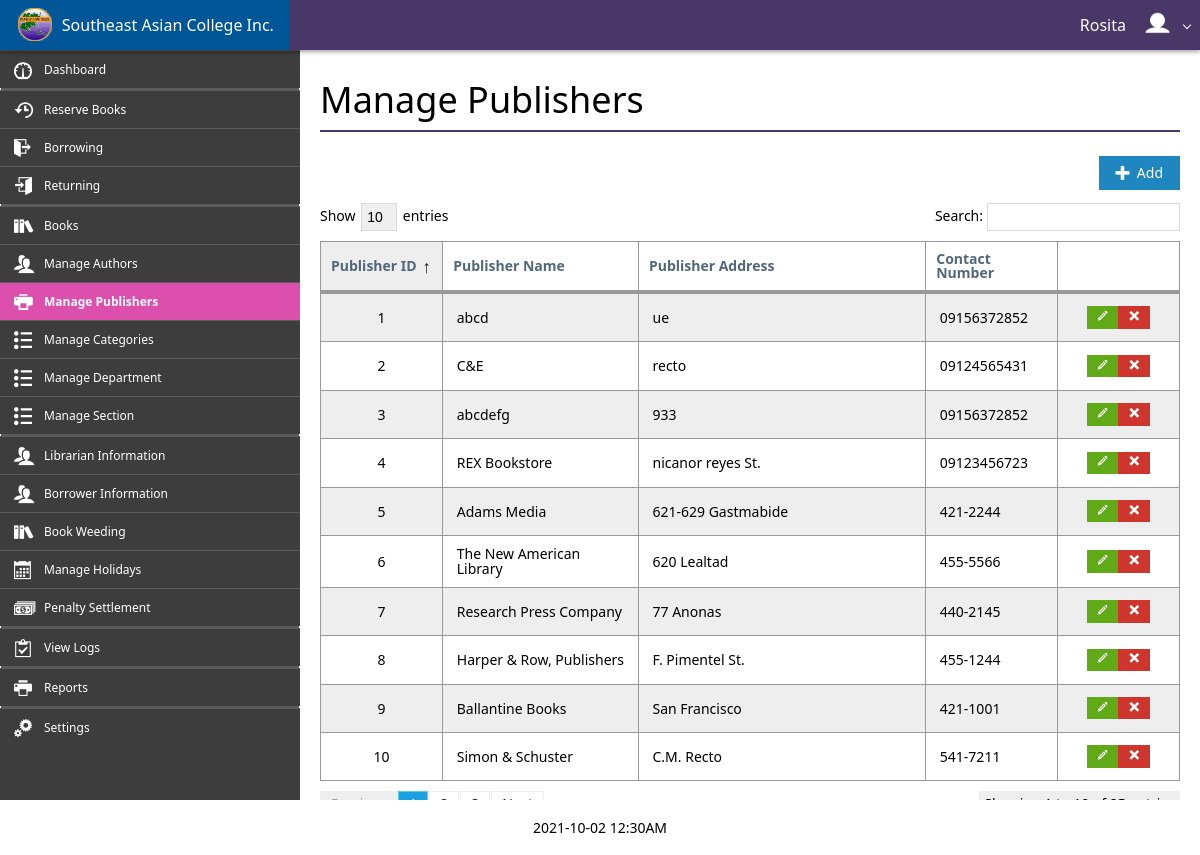
The app's page /control_panel/manage_publishers.php (signed in) with its own data.
### tables this page shows
CREATE TABLE `publishers` (
  `Publisher_ID` int(10) NOT NULL,
  `Publisher_Name` varchar(255) NOT NULL,
  `Publisher_Address` varchar(255) NOT NULL,
  `Contact_Number` varchar(255) NOT NULL
);

### control_panel/requests/connection.php (called while the page is built, shortened)
<?php
    class Connection {
        private $hostname = 'localhost';
        private $username = 'root';
        private $password = '';
        private $database = 'saci_db';
        private $connection, $query;
        function open() {
            return $this->connection = mysqli_connect($this->hostname, $this->username, $this->password, $this->database);
        }
        function query($sql) {
            return $this->query = mysqli_query($this->connection, $sql);
        }
        function fetch_assoc() {
            return mysqli_fetch_assoc($this->query);
        }
    }
?>

### control_panel/manage_publishers.php (the view, shortened to what this page needs)
<?php
    include_once('assets/system/header.php');
?>
<div class="app-bar fixed-top shadow" data-role="appbar" style="background-color:#493867;">
    <a class="app-bar-element branding" href="./"><img class="app-logo" src="assets/image/Southeast Asian College.png">&nbsp;&nbsp;Southeast Asian College Inc.</a>
    <?php
        if(isset($_SESSION['account_username'])) {
            $name = $_SESSION['account_first_name'] . ' ' . $_SESSION['account_last_name'];
            echo '<ul class="app-bar-menu place-right" style="background-color:#493867;">';
            echo '<li><a class="app-bar-element dropdown-toggle" style="background-color:#493867;">' . $name . '&nbsp;&nbsp;<img class="app-logo" src="./../user_images/' . $_SESSION['account_image'] . '"></a>';
            echo '</li>';
            echo '</ul>';
        } else {
            echo '<div class="place-right">';
            echo '<a class="app-bar-element" href="login.php"><span class="mif-switch"></span>&nbsp;&nbsp;Login</a>';
            echo '</div>';
        }
    ?>
</div>
<div id="main-block">
    <div class="flex-grid" style="height: 100%;">
        <div class="row" style="height: 100%;">
            <div id="cell-sidebar" class="cell bg-lightDark size-x300" style="overflow-y: scroll; height: 100%;">
                <ul class="sidebar2 dark">
                    <li><a href="./"><span class="mif-meter mif-ani-shuttle icon"></span><span class="title">Dashboard</span></a></li>
                    <li class="divider"></li><li class="divider"></li>
                    <li><a href="./reserved_materials.php"><span class="mif-history icon"></span><span class="title">Reserve Books</span></a></li>
                    <li><a href="./loan_materials.php"><span class="mif-exit icon"></span><span class="title">Borrowing</span></a></li>
                    <li><a href="./receive_materials.php"><span class="mif-enter icon"></span><span class="title">Returning</span></a></li>
                    <li class="divider"></li><li class="divider"></li>
                    <li><a href="./manage_materials.php"><span class="mif-books icon"></span><span class="title">Books</span></a></li>
                    <li><a href="./manage_authors.php"><span class="mif-users icon"></span><span class="title">Manage Authors</span></a></li>
                    <li class="active"><a href="./manage_publishers.php"><span class="mif-printer icon"></span><span class="title">Manage Publishers</span></a></li>
                    <li><a href="./manage_categories.php"><span class="mif-list2 icon"></span><span class="title">Manage Categories</span></a></li>
                    <li><a href="./manage_department.php"><span class="mif-list2 icon"></span><span class="title">Manage Department</span></a></li>
                    <li><a href="./manage_section.php"><span class="mif-list2 icon"></span><span class="title">Manage Section</span></a></li>
                    <li class="divider"></li><li class="divider"></li>
                    <li><a href="./manage_faculties.php"><span class="mif-users icon"></span><span class="title">Librarian Information</span></a></li>
                    <li><a href="./manage_students.php"><span class="mif-users icon"></span><span class="title">Borrower Information</span></a></li>
                    <li><a href="./manage_weeding.php"><span class="mif-books icon"></span><span class="title">Book Weeding</span></a></li>
                    <li><a href="./manage_holidays.php"><span class="mif-calendar icon"></span><span class="title">Manage Holidays</span></a></li>
                    <li><a href="./settled_penalties.php"><span class="mif-dollars icon"></span><span class="title">Penalty Settlement</span></a></li>
                    <li class="divider"></li><li class="divider"></li>
                    <li><a href="./view_logs.php"><span class="mif-clipboard icon"></span><span class="title">View Logs</span></a></li>
                    <li class="divider"></li><li class="divider"></li>
                    <li><a href="./generate_reports.php"><span class="mif-printer icon"></span><span class="title">Reports</span></a></li>
                    <li class="divider"></li><li class="divider"></li>
                    <li><a href="./settings.php"><span class="mif-cogs icon"></span><span class="title">Settings</span></a></li>
                </ul>
            </div>
            <div id="cell-content" class="cell auto-size padding20 pane-scroll">
                <h1 class="text-light">Manage Publishers</h1>
                <hr style="background-color:#493867;"><br>
                <div class="align-right">
                    <a class="button primary beautify beautify-mif" data-button="add-publisher-button" data-role="hint" data-hint="Add Publisher" data-hint-background="#dc4fad" data-hint-color="#ffffff" data-hint-mode="2" data-hint-position="top"><span class="mif mif-plus"></span>&nbsp;&nbsp;Add</a>
                </div>
                <table id="publishers-table" class="table striped border bordered">
                    <thead>
                        <tr>
                            <th width="15%">Publisher ID</th>
                            <th>Publisher Name</th>
                            <th>Publisher Address</th>
                            <th>Contact Number</th>
                            <th width="15%"></th>
                        </tr>
                    </thead>
                    <tbody>
                        <?php
                            require_once('requests/connection.php');
                            $connection = new Connection();
                            $connection->open();
                            $connection->query("SELECT * FROM publishers");
                            while($row = $connection->fetch_assoc()) {
                                echo '<tr>';
                                echo '<td class="align-center">' . $row['Publisher_ID'] . '</td>';
                                echo '<td>' . $row['Publisher_Name'] . '</td>';
                                echo '<td>' . $row['Publisher_Address'] .'</td>';
                                echo '<td>' . $row['Contact_Number'] . '</td>';
                                echo '<td class="align-center"><a class="button success mini-button beautify" data-button="edit-publisher-button" data-var-id="' . $row['Publisher_ID'] . '" data-role="hint" data-hint="Edit Publisher" data-hint-background="#dc4fad" data-hint-color="#ffffff" data-hint-mode="2" data-hint-position="top"><span class="mif mif-pencil"></span></a><a class="button danger mini-button beautify" data-button="delete-publisher-button" data-var-id="' . $row['Publisher_ID'] . '" data-role="hint" data-hint="Delete Publisher" data-hint-background="#dc4fad" data-hint-color="#ffffff" data-hint-mode="2" data-hint-position="top"><span class="mif mif-cross"></span></a></td>';
                                echo '</tr>';
                            }
                        ?>
                    </tbody>
                </table>
            </div>
        </div>
    </div>
</div>
<?php
    include_once('assets/system/footer.php');
?>

### control_panel/assets/css/stylesheet.css (style rules this page uses)
.app-logo { margin-top: -4px; height: 75%; }
.bg-lightDark { background-color: #3D3D3D; }
.pane-scroll { overflow-y: scroll; height: 100%; }
.sidebar2.dark { border: none; min-width: 100%; }
.sidebar2.dark li.active a { background-color: #dc4fad; }
.sidebar2 li a { padding: .50rem 1.75rem .50rem 2.25rem; }
.sidebar2 > li > a > .title { font-size: .75rem; margin-left: .5rem; }
a.button.beautify.beautify-mif .mif { margin-top: -.15rem !important; }
a.button.mini-button.beautify { padding: .2rem .625rem !important; }
#main-body { padding: 3.125rem 0 0; }
#main-block { min-height: 100%; height: 100%; }

### records on screen
publishers: Publisher_ID "1", Publisher_Name "abcd", Publisher_Address "ue", Contact_Number "09156372852"
publishers: Publisher_ID "2", Publisher_Name "C&E", Publisher_Address "recto", Contact_Number "09124565431"
publishers: Publisher_ID "3", Publisher_Name "abcdefg", Publisher_Address "933", Contact_Number "09156372852"
publishers: Publisher_ID "4", Publisher_Name "REX Bookstore", Publisher_Address "nicanor reyes St.", Contact_Number "09123456723"
publishers: Publisher_ID "5", Publisher_Name "Adams Media", Publisher_Address "621-629 Gastmabide", Contact_Number "421-2244"
publishers: Publisher_ID "6", Publisher_Name "The New American Library", Publisher_Address "620 Lealtad", Contact_Number "455-5566"
publishers: Publisher_ID "7", Publisher_Name "Research Press Company", Publisher_Address "77 Anonas", Contact_Number "440-2145"
publishers: Publisher_ID "8", Publisher_Name "Harper & Row, Publishers", Publisher_Address "F. Pimentel St.", Contact_Number "455-1244"
publishers: Publisher_ID "9", Publisher_Name "Ballantine Books", Publisher_Address "San Francisco", Contact_Number "421-1001"
publishers: Publisher_ID "10", Publisher_Name "Simon & Schuster", Publisher_Address "C.M. Recto", Contact_Number "541-7211"

### other values on screen
$name "Rosita"
